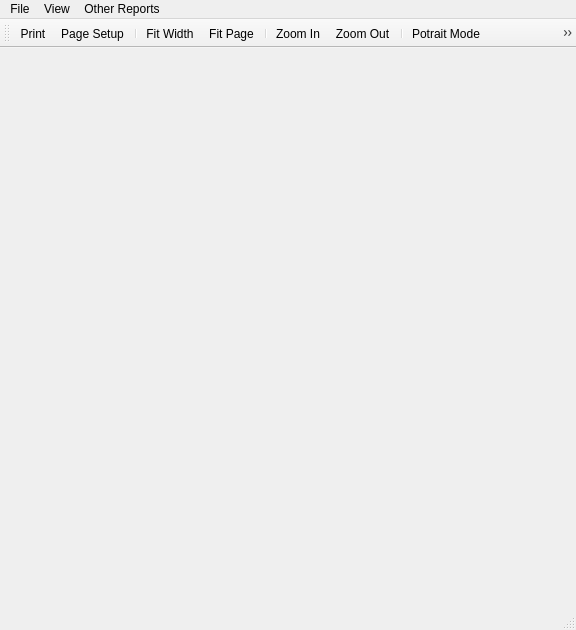
<?xml version="1.0" encoding="UTF-8"?>
<ui version="4.0">
 <class>MainWindow</class>
 <widget class="QMainWindow" name="MainWindow">
  <property name="geometry">
   <rect>
    <x>0</x>
    <y>0</y>
    <width>576</width>
    <height>630</height>
   </rect>
  </property>
  <property name="windowTitle">
   <string>Reports</string>
  </property>
  <property name="windowIcon">
   <iconset resource="../../../megvel/erp_queue_server/res.qrc">
    <normaloff>:/images/view-page-sided-32.png</normaloff>:/images/view-page-sided-32.png</iconset>
  </property>
  <widget class="QWidget" name="centralWidget">
   <layout class="QGridLayout" name="gridLayout">
    <item row="0" column="0">
     <layout class="QVBoxLayout" name="verticalLayout"/>
    </item>
   </layout>
  </widget>
  <widget class="QMenuBar" name="menuBar">
   <property name="geometry">
    <rect>
     <x>0</x>
     <y>0</y>
     <width>576</width>
     <height>21</height>
    </rect>
   </property>
   <widget class="QMenu" name="menuFile">
    <property name="title">
     <string>File</string>
    </property>
    <widget class="QMenu" name="menuExport">
     <property name="title">
      <string>Export</string>
     </property>
     <addaction name="actionPDF"/>
    </widget>
    <addaction name="actionGenerate_Report_From_SQL"/>
    <addaction name="separator"/>
    <addaction name="actionOpen_Report"/>
    <addaction name="separator"/>
    <addaction name="menuExport"/>
    <addaction name="actionPrint"/>
   </widget>
   <widget class="QMenu" name="menuView">
    <property name="title">
     <string>View</string>
    </property>
    <addaction name="actionReload"/>
   </widget>
   <widget class="QMenu" name="menuOther_Reports">
    <property name="title">
     <string>Other Reports</string>
    </property>
    <addaction name="actionOrder_Qty_Trail"/>
    <addaction name="actionDetailed_Order_Trail"/>
   </widget>
   <addaction name="menuFile"/>
   <addaction name="menuView"/>
   <addaction name="menuOther_Reports"/>
  </widget>
  <widget class="QStatusBar" name="statusBar"/>
  <widget class="QToolBar" name="toolBar">
   <property name="windowTitle">
    <string>toolBar</string>
   </property>
   <attribute name="toolBarArea">
    <enum>TopToolBarArea</enum>
   </attribute>
   <attribute name="toolBarBreak">
    <bool>false</bool>
   </attribute>
   <addaction name="actionPrint"/>
   <addaction name="actionPage_Setup"/>
   <addaction name="separator"/>
   <addaction name="actionFit_Width"/>
   <addaction name="actionFit_Page"/>
   <addaction name="separator"/>
   <addaction name="actionZoom_In"/>
   <addaction name="actionZoom_Out"/>
   <addaction name="separator"/>
   <addaction name="actionPotrait_Mode"/>
   <addaction name="actionLandscape_Mode"/>
   <addaction name="separator"/>
   <addaction name="actionFirst_Page"/>
   <addaction name="actionPrevious_Page"/>
   <addaction name="actionNext_Page"/>
   <addaction name="actionLast_Page"/>
   <addaction name="separator"/>
   <addaction name="actionSingle_Page"/>
   <addaction name="actionDouble_Pages"/>
   <addaction name="actionAll_Pages"/>
   <addaction name="separator"/>
   <addaction name="actionPDF"/>
  </widget>
  <action name="actionOpen_Report">
   <property name="text">
    <string>Open Report</string>
   </property>
  </action>
  <action name="actionPDF">
   <property name="text">
    <string>PDF</string>
   </property>
  </action>
  <action name="actionPrint">
   <property name="icon">
    <iconset resource="../../../megvel/erp_queue_server/res.qrc">
     <normaloff>:/images/print-32.png</normaloff>:/images/print-32.png</iconset>
   </property>
   <property name="text">
    <string>Print</string>
   </property>
   <property name="shortcut">
    <string>Ctrl+P</string>
   </property>
  </action>
  <action name="actionExit">
   <property name="text">
    <string>Exit</string>
   </property>
  </action>
  <action name="actionPage_Setup">
   <property name="icon">
    <iconset resource="../../../megvel/erp_queue_server/res.qrc">
     <normaloff>:/images/page-setup-32.png</normaloff>:/images/page-setup-32.png</iconset>
   </property>
   <property name="text">
    <string>Page Setup</string>
   </property>
  </action>
  <action name="actionFit_Width">
   <property name="icon">
    <iconset resource="../../../megvel/erp_queue_server/res.qrc">
     <normaloff>:/images/fit-width-32.png</normaloff>:/images/fit-width-32.png</iconset>
   </property>
   <property name="text">
    <string>Fit Width</string>
   </property>
  </action>
  <action name="actionFit_Page">
   <property name="icon">
    <iconset resource="../../../megvel/erp_queue_server/res.qrc">
     <normaloff>:/images/fit-page-32.png</normaloff>:/images/fit-page-32.png</iconset>
   </property>
   <property name="text">
    <string>Fit Page</string>
   </property>
  </action>
  <action name="actionZoom_In">
   <property name="icon">
    <iconset resource="../../../megvel/erp_queue_server/res.qrc">
     <normaloff>:/images/zoom-in-32.png</normaloff>:/images/zoom-in-32.png</iconset>
   </property>
   <property name="text">
    <string>Zoom In</string>
   </property>
  </action>
  <action name="actionZoom_Out">
   <property name="icon">
    <iconset resource="../../../megvel/erp_queue_server/res.qrc">
     <normaloff>:/images/zoom-out-32.png</normaloff>:/images/zoom-out-32.png</iconset>
   </property>
   <property name="text">
    <string>Zoom Out</string>
   </property>
  </action>
  <action name="actionPotrait_Mode">
   <property name="icon">
    <iconset resource="../../../megvel/erp_queue_server/res.qrc">
     <normaloff>:/images/layout-portrait-32.png</normaloff>:/images/layout-portrait-32.png</iconset>
   </property>
   <property name="text">
    <string>Potrait Mode</string>
   </property>
  </action>
  <action name="actionLandscape_Mode">
   <property name="icon">
    <iconset resource="../../../megvel/erp_queue_server/res.qrc">
     <normaloff>:/images/layout-landscape-32.png</normaloff>:/images/layout-landscape-32.png</iconset>
   </property>
   <property name="text">
    <string>Landscape Mode</string>
   </property>
  </action>
  <action name="actionFirst_Page">
   <property name="icon">
    <iconset resource="../../../megvel/erp_queue_server/res.qrc">
     <normaloff>:/images/go-first-32.png</normaloff>:/images/go-first-32.png</iconset>
   </property>
   <property name="text">
    <string>First Page</string>
   </property>
  </action>
  <action name="actionPrevious_Page">
   <property name="icon">
    <iconset resource="../../../megvel/erp_queue_server/res.qrc">
     <normaloff>:/images/go-previous-32.png</normaloff>:/images/go-previous-32.png</iconset>
   </property>
   <property name="text">
    <string>Previous Page</string>
   </property>
  </action>
  <action name="actionNext_Page">
   <property name="icon">
    <iconset resource="../../../megvel/erp_queue_server/res.qrc">
     <normaloff>:/images/go-next-32.png</normaloff>:/images/go-next-32.png</iconset>
   </property>
   <property name="text">
    <string>Next Page</string>
   </property>
  </action>
  <action name="actionLast_Page">
   <property name="icon">
    <iconset resource="../../../megvel/erp_queue_server/res.qrc">
     <normaloff>:/images/go-last-32.png</normaloff>:/images/go-last-32.png</iconset>
   </property>
   <property name="text">
    <string>Last Page</string>
   </property>
  </action>
  <action name="actionSingle_Page">
   <property name="icon">
    <iconset resource="../../../megvel/erp_queue_server/res.qrc">
     <normaloff>:/images/view-page-one-32.png</normaloff>:/images/view-page-one-32.png</iconset>
   </property>
   <property name="text">
    <string>Single Page</string>
   </property>
  </action>
  <action name="actionDouble_Pages">
   <property name="icon">
    <iconset resource="../../../megvel/erp_queue_server/res.qrc">
     <normaloff>:/images/view-page-sided-32.png</normaloff>:/images/view-page-sided-32.png</iconset>
   </property>
   <property name="text">
    <string>Double Pages</string>
   </property>
  </action>
  <action name="actionAll_Pages">
   <property name="icon">
    <iconset resource="../../../megvel/erp_queue_server/res.qrc">
     <normaloff>:/images/view-page-multi-32.png</normaloff>:/images/view-page-multi-32.png</iconset>
   </property>
   <property name="text">
    <string>All Pages</string>
   </property>
  </action>
  <action name="actionAbout_Report_Master">
   <property name="text">
    <string>About Report Master</string>
   </property>
  </action>
  <action name="actionAbout_Qt">
   <property name="icon">
    <iconset resource="../../../megvel/erp_queue_server/res.qrc">
     <normaloff>:/images/qtlogo-64.png</normaloff>:/images/qtlogo-64.png</iconset>
   </property>
   <property name="text">
    <string>About Qt</string>
   </property>
  </action>
  <action name="actionReload">
   <property name="text">
    <string>Reload</string>
   </property>
  </action>
  <action name="actionGenerate_Report_From_SQL">
   <property name="text">
    <string>Generate Report From SQL</string>
   </property>
  </action>
  <action name="actionOrder_Qty_Trail">
   <property name="text">
    <string>Order Qty Trail</string>
   </property>
  </action>
  <action name="actionDetailed_Order_Trail">
   <property name="text">
    <string>Detailed Order Trail</string>
   </property>
  </action>
 </widget>
 <layoutdefault spacing="6" margin="11"/>
 <resources>
  <include location="../../../megvel/erp_queue_server/res.qrc"/>
 </resources>
 <connections/>
</ui>
